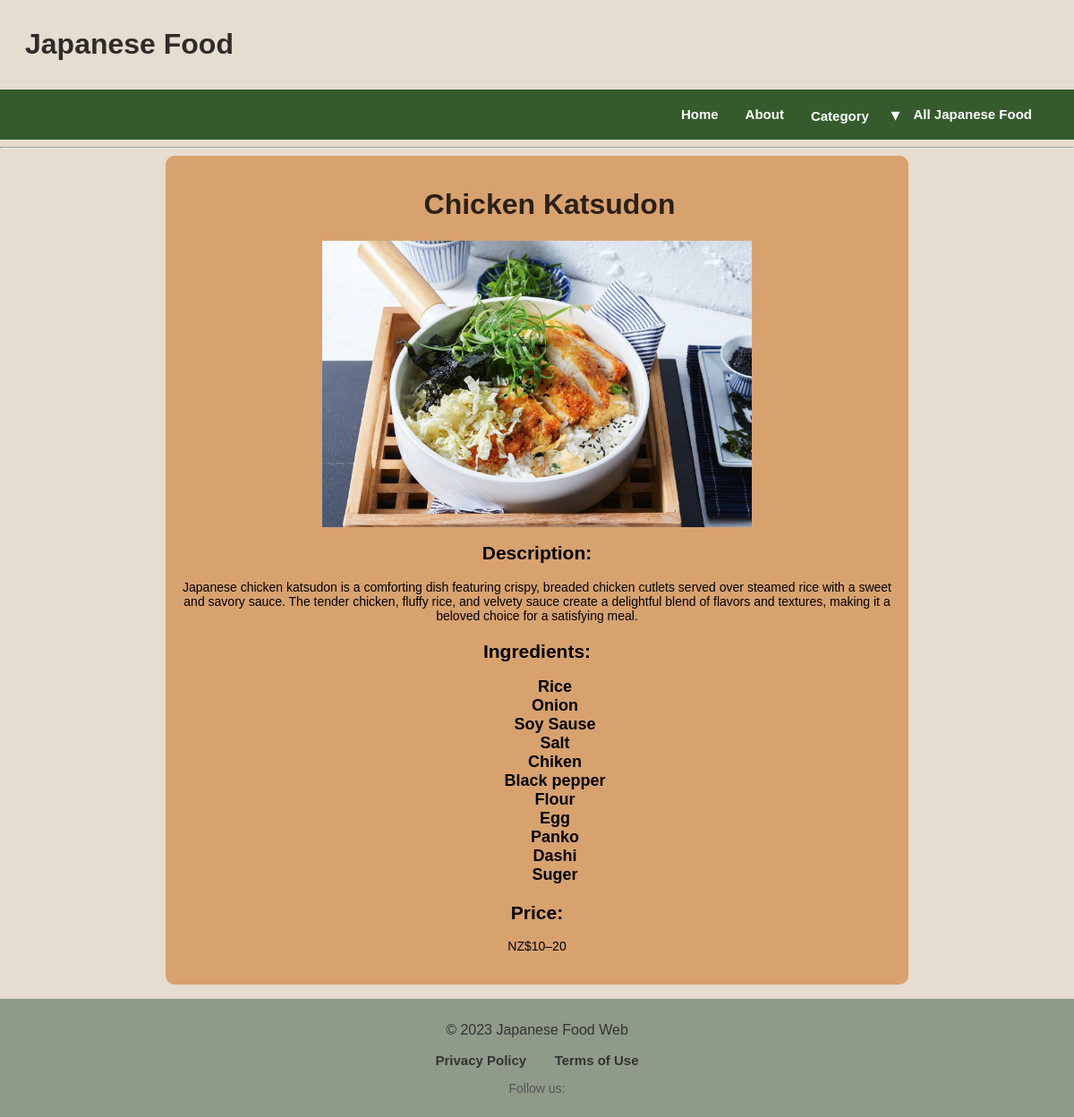
/Japanese_food/2, run on the app's committed database.
### app/models.py (models this page shows, shortened)
class Meal(db.Model):
    __tablename__ = "Meal"
    id = db.Column(db.Integer, primary_key=True)
    name = db.Column(db.String())
    description = db.Column(db.Text())
    price = db.Column(db.Text())
    image_url = db.Column(db.Text())
    base_id = db.Column(db.Integer, db.ForeignKey('Base.id'))
    ingredients = db.relationship(
        'Ingredient',
        secondary=MealIngredient,
        backref='meals'
    )

class Ingredient(db.Model):
    __tablename__ = "Ingredient"
    id = db.Column(db.Integer, primary_key=True)
    name = db.Column(db.String())

### app/routes.py (the view)
@app.route('/Japanese_food/<int:id>')
def Japanese_food(id):
    Japanese_food = models.Meal.query.get(id)
    if not Japanese_food:
        abort(404)  # Return a 404 error if meal with given id doesn't exist
    return render_template('Japanese_food.html', Japanese_food=Japanese_food)

### app/templates/Japanese_food.html (shortened to what this page needs)
<head>
  <link rel="stylesheet" href="{{ url_for('static', filename='common.css') }}">
  <link rel="stylesheet" href="{{ url_for('static', filename='Japanese_food.css') }}">
</head>
{% extends 'layout.html' %}
{% block content %}
<div class="japanese-food-details">
  <h1 class="food-name">{{ Japanese_food.name }}</h1>
  <div class="food-image-container">
    <img class="food-image" src="{{ Japanese_food.image_url }}" alt="{{ Japanese_food.name }}">
  </div>
  <div class="description">
    <h2>Description:</h2>
    <p>{{ Japanese_food.description }}</p>
  </div>
  <div class="ingredients">
    <h2>Ingredients:</h2>
    <ul>
      {% for ingredient in Japanese_food.ingredients %}
        <li>
          <span class="ingredient-name">{{ ingredient.name }}</span>
        </li>
      {% endfor %}
    </ul>
  </div>
  <div class="price">
    <h2>Price:</h2>
    <p>{{ Japanese_food.price }}</p>
  </div>
</div>
{% endblock %}

### app/static/common.css (style rules this page uses)
body { background-color: rgb(230, 220, 207); background-size: cover; background-repeat: no-repeat; background-attachment: fixed; font-family: "ヒラギノ角ゴ Pro W3", "Hiragino Kaku Gothic Pro", "メイリオ", Meiryo, "ＭＳ Ｐゴシック", sans-serif; margin: 0; }

### app/static/Japanese_food.css (style rules this page uses)
body { background-color: rgb(230, 220, 207); background-size: cover; background-repeat: no-repeat; background-attachment: fixed; font-family: "ヒラギノ角ゴ Pro W3","Hiragino Kaku Gothic Pro","メイリオ",Meiryo,"ＭＳ Ｐゴシック",sans-serif; font-size: 16px; }
.japanese-food-details { background-color: #d2853da6; padding: 15px; border-radius: 10px; max-width: 800px; margin: 0 auto; text-align: center; }
.food-image-container { display: flex; justify-content: center; align-items: center; width: 100%; overflow: hidden; }
.food-image { width: auto; max-height: 60%; max-width: 60%; }
.description, .ingredients, .price { margin-bottom: 20px; font-size: 14px; }
.ingredient-name { font-weight: bold; color: #000000; font-size: 18px; }
ul { list-style-type: none; }

### app/static/header.css (style rules this page uses)
h1 { color: rgba(0, 0, 0, 0.8); padding-left: 28px; }

### app/templates/nav.html (style rules this page uses)
body { margin: 0; padding: 0; font-family: Arial, sans-serif; }

### data on the page
Meal: name "Chicken Katsudon", image_url (picture), description "Japanese chicken katsudon is a comforting dish featuring crispy, breaded chicken cutlets served over steamed rice with a sweet and savory sauce. The tender chicken, fluffy rice, and velvety sauce create a delightful blend of flavors and textures, making it a beloved choice for a satisfying meal.", price "NZ$10–20"
Ingredient: name "Rice"
Ingredient: name "Onion"
Ingredient: name "Soy Sause"
Ingredient: name "Salt"
Ingredient: name "Chiken"
Ingredient: name "Black pepper"
Ingredient: name "Flour"
Ingredient: name "Egg"
Ingredient: name "Panko"
Ingredient: name "Dashi"
Ingredient: name "Suger"
